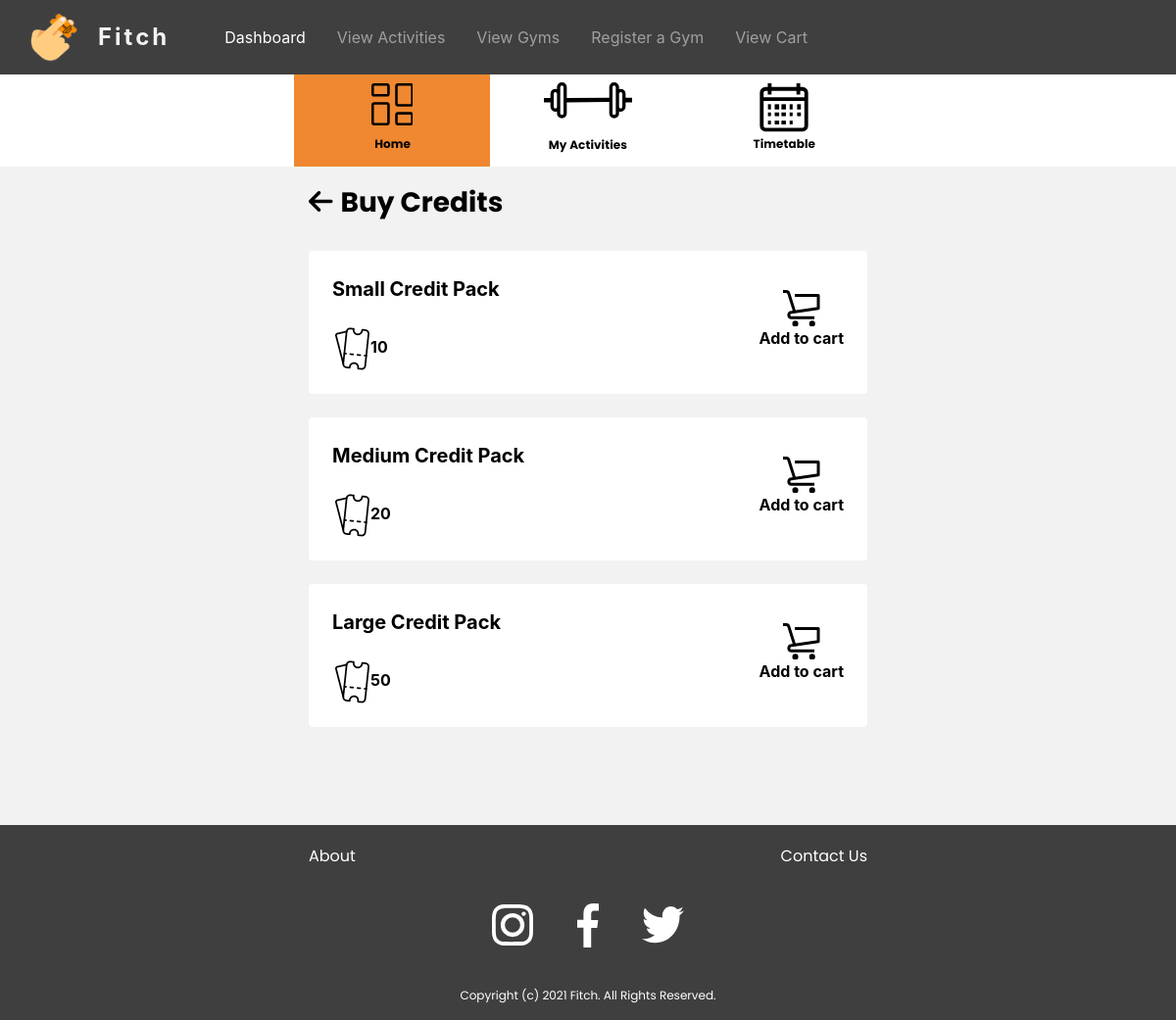
The page /User/credits (signed in) on the database as committed earlier.
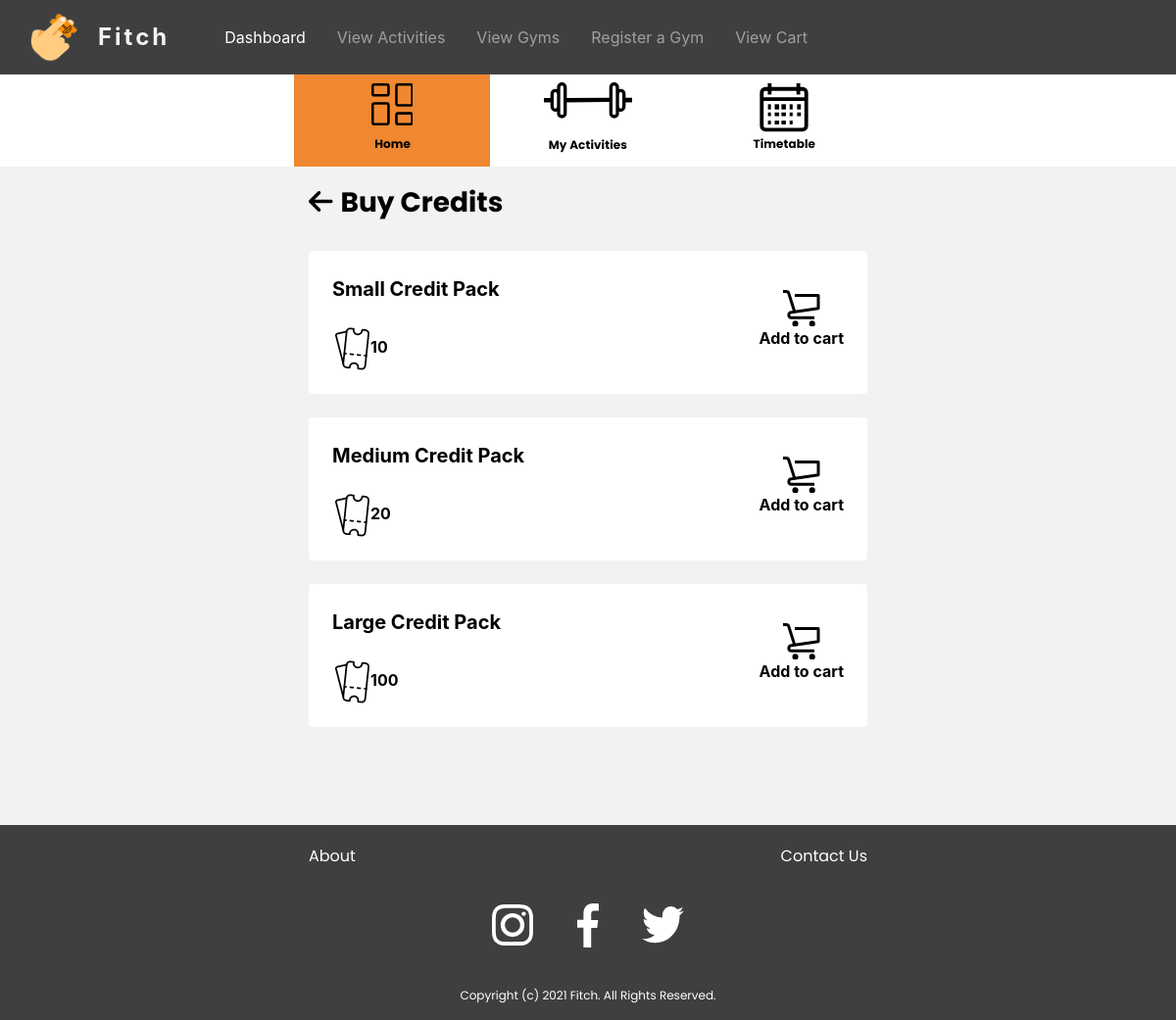
The same page on the database as committed later.
### tables this page shows
CREATE TABLE `credits_pack` (
  `id` int(20) NOT NULL,
  `name` varchar(255) NOT NULL,
  `total_credit` int(20) NOT NULL,
  `cost` int(20) NOT NULL
);

### app/libraries/Core.php (called while the page is built, shortened)
<?php
  class Core {
    protected $currentMethod = 'index';
    public function __construct(){
      $url = $this->getUrl();
      if(file_exists('../app/controllers/' . ucwords($url[0]). '.php')){
        unset($url[0]);
      }
      $this->currentController = new $this->currentController;
      if(isset($url[1])){
        if(method_exists($this->currentController, $url[1])){
          $this->currentMethod = $url[1];
          unset($url[1]);
        }
      }
      $this->params = $url ? array_values($url) : [];
      call_user_func_array([$this->currentController, $this->currentMethod], $this->params);
    }
    public function getUrl(){
      if(isset($_GET['url'])){
        $url = rtrim($_GET['url'], '/');
        $url = filter_var($url, FILTER_SANITIZE_URL);
        $url = explode('/', $url);
        return $url;
      }
    }
  }

### public/index.php (called while the page is built, shortened)
<?php
  $init = new Core;

### app/libraries/Database.php (called while the page is built, shortened)
<?php
  class Database {
    private $host = DB_HOST;
    private $user = DB_USER;
    private $pass = DB_PASS;
    private $dbname = DB_NAME;
    private $dbh;
    private $stmt;
    public function __construct(){
      $dsn = 'mysql:host=' . $this->host . ';dbname=' . $this->dbname;
      $options = array(
        PDO::ATTR_PERSISTENT => true,
        PDO::ATTR_ERRMODE => PDO::ERRMODE_EXCEPTION
      );
      try{
        $this->dbh = new PDO($dsn, $this->user, $this->pass, $options);
      } catch(PDOException $e){
        $this->error = $e->getMessage();
        echo $this->error;
      }
    }
    public function query($sql){
      $this->stmt = $this->dbh->prepare($sql);
    }
    public function execute(){
      return $this->stmt->execute();
    }
    public function resultSet(){
      $this->execute();
      return $this->stmt->fetchAll(PDO::FETCH_OBJ);
    }
  }

### app/models/userModel.php (called while the page is built, shortened)
<?php
class userModel
{
  private $db;
  public function __construct()
  {
    $this->db = new Database;
  }
  public function credits()
  {
    $this->db->query('SELECT * FROM credits_pack');
    $row = $this->db->resultSet();
    if ($this->db->rowCount() > 0) {
      return $row;
    }
  }
}

### app/views/User/buycredits.php (the view, shortened to what the changed rows need)
<div class="container-fluid" style="padding-top:20px; margin-bottom: 100px;">
    <div class="row justify-content-center">
        <div class="col-sm-12 col-lg-6">
            <div class="credit-item-container">
                <?php
                if (!empty($data['error'])) {
                    echo '<div class="alert alert-danger" role="alert">
        ' . $data['error'] . '
    </div>';
                } else {
                    if (!empty($data['credits'])) {
                        foreach ($data['credits'] as $single) {
                            echo '<a style="text-decoration: none;" href="' . URLROOT . '/user/checkout/' . $single->cost . '/' . $single->total_credit . '" class="credit-item-link">
                    <div class="container rounded p-4 mt-4" style="background-color:white">
                        <div class="row">
                            <div class="col-9">
                                <b style="font-size:20px">' . $single->name . '</b>
                                <div class="mt-4">
                                    <img src="' . URLROOT . '/images/credits_noBG.png"><b>' . $single->total_credit . '</b>
                                </div>
                            </div>
                            <div class="col-3">
                                <div class="float-right text-center mt-3">
                                    <svg xmlns="http://www.w3.org/2000/svg" width="37.519" height="37.461" viewBox="0 0 37.519 37.461">
                                        <g id="_16744398191571183082" data-name="16744398191571183082" transform="translate(-2 -1.5)">
                                            <path id="Path_133" data-name="Path 133" d="M14.006,24.344,7.87,5A2.723,2.723,0,0,0,5.2,3H2" fill="none" stroke="#000" stroke-linejoin="round" stroke-miterlimit="10" stroke-width="3" />
                                            <path id="Path_134" data-name="Path 134" d="M32.547,28.679H9.068A2.676,2.676,0,0,1,6.4,26.01h0a2.867,2.867,0,0,1,2.668-2.668l27.481-4V6H12.537" transform="translate(1.47 1.002)" fill="none" stroke="#000" stroke-linejoin="round" stroke-miterlimit="10" stroke-width="3" />
                                            <circle id="Ellipse_20" data-name="Ellipse 20" cx="1.566" cy="1.566" r="1.566" transform="translate(12.965 34.328)" fill="none" stroke="#000" stroke-linejoin="round" stroke-miterlimit="10" stroke-width="3" />
                                            <circle id="Ellipse_21" data-name="Ellipse 21" cx="1.566" cy="1.566" r="1.566" transform="translate(30.195 34.328)" fill="none" stroke="#000" stroke-linejoin="round" stroke-miterlimit="10" stroke-width="3" />
                                        </g>
                                    </svg><br><b>Add to cart</b>
                                </div>
                            </div>
                        </div>
                    </div>
                </a>';
                        }
                    }
                }
                ?>
            </div>
        </div>
    </div>
</div>
<?php require APPROOT . '/views/inc/footer.php'; ?>

Rows that differ between the two databases and show on the page:
changed credits_pack "Large Credit Pack": total_credit "50" → "100"
